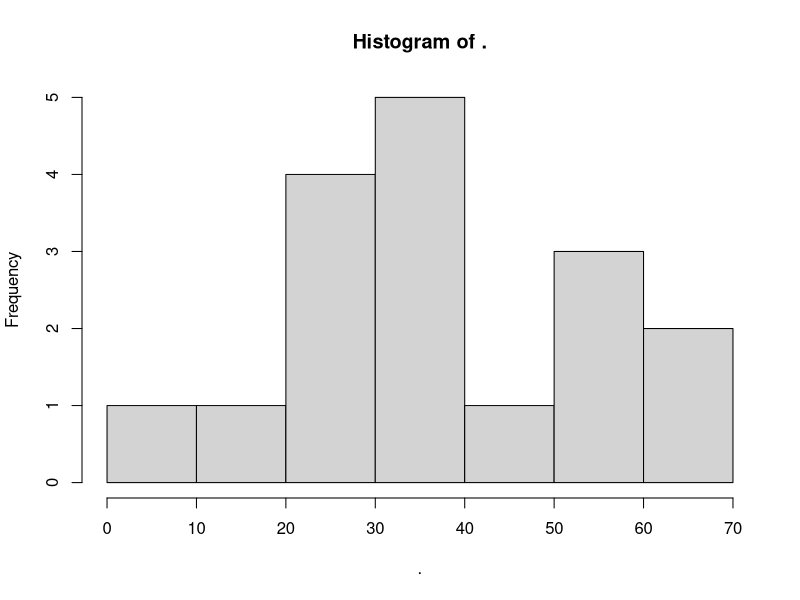
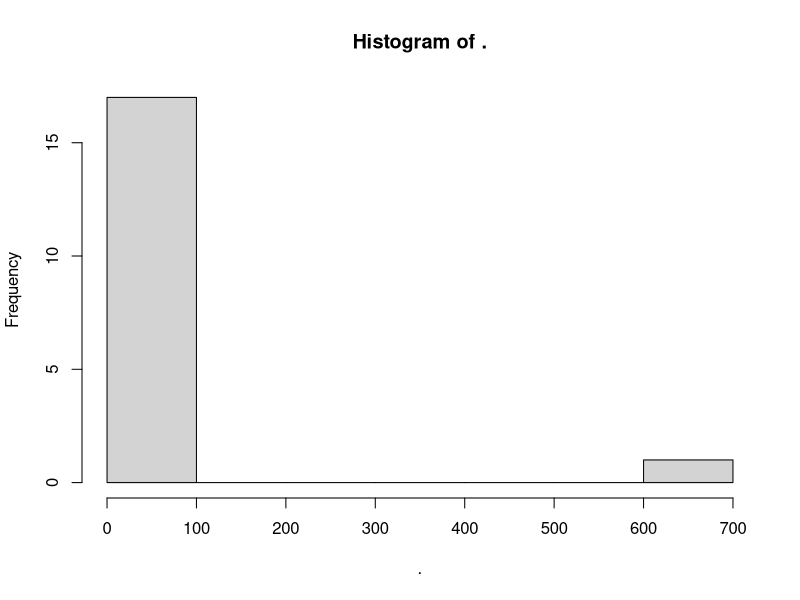
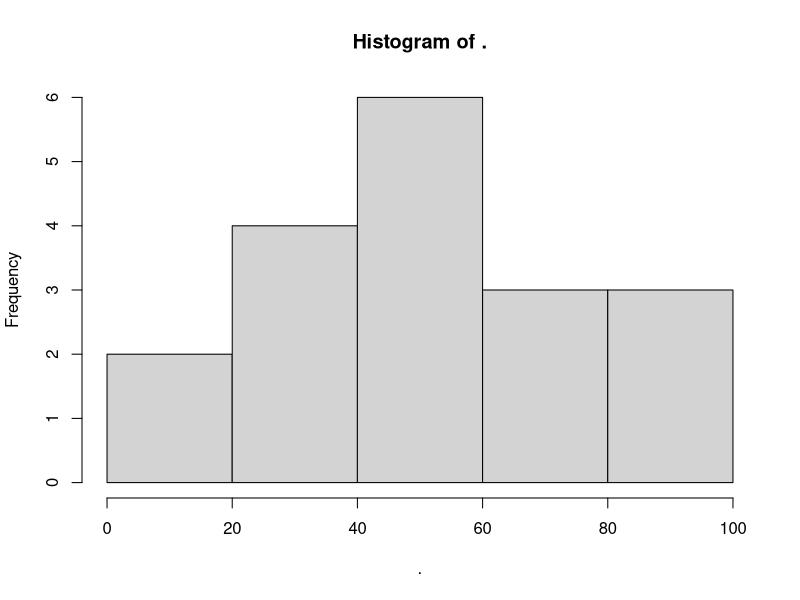
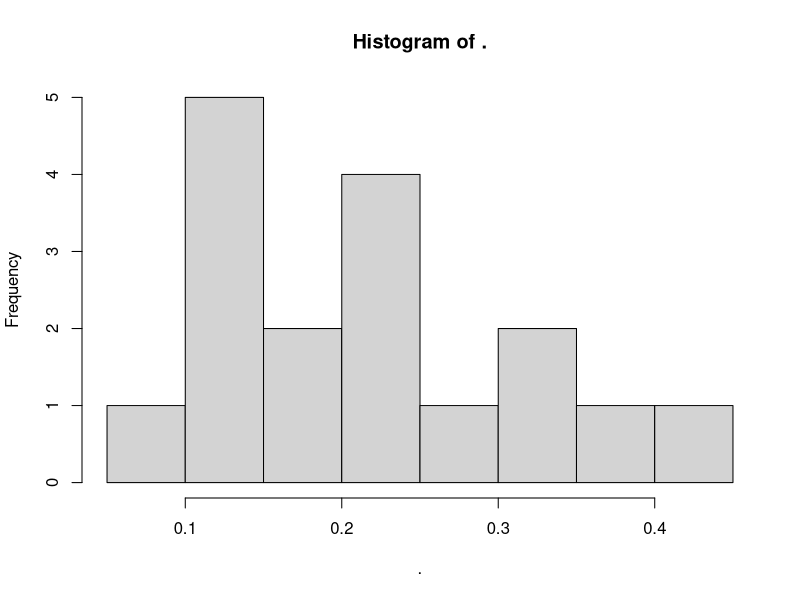

The R script that drew these images, in order:
## ---- chunk 1
library(tidyverse)
## ---- chunk 2
messy_data <- read_csv("../data/messy_data.csv")
## ---- chunk 3
head(messy_data)
summary(messy_data)
## ---- chunk 4
messy_data %>% pull(X)
messy_data <- messy_data %>% select(-X)

## ---- chunk 5
tail(messy_data)
messy_data <- messy_data %>% filter(!is.na(Patient.id))
## ---- chunk 6
messy_data<- messy_data %>% 
  mutate(Patient.id = toupper(messy_data$Patient.id)) %>% 
  mutate(Patient.id =  str_replace_all(messy_data$Patient.id,"tcga", "TCGA")) %>% 
  mutate(Patient.id =  str_replace_all(messy_data$Patient.id,"TCGA ", "TCGA_")) 
## ---- chunk 7
messy_data %>% pull(Gender) %>% table()
messy_data %>% pull(Status) %>% table()
messy_data %>% pull(Censor) %>% table()
messy_data %>% pull(Identifier) %>% table()
messy_data %>% pull(Classification) %>% table()
messy_data %>% pull(Histological.subtype) %>% table()
messy_data %>% pull(MUC1) %>% table()
messy_data %>% pull(TNM) %>% table()

## ---- chunk 8
messy_data<-messy_data %>% select(-Classification)
## ---- chunk 9
messy_data<-messy_data %>% mutate(MUC1=ifelse(MUC1=="???",NA,MUC1)) %>%
    mutate(MUC1=factor(MUC1, levels = c("0", "0bis1", "1", "2", "3")))
## ---- chunk 10

messy_data %>% pull(Survival) %>% summary()
messy_data %>% pull(Survival) %>% hist()

messy_data %>% pull(enzyme.level) %>% summary()
messy_data %>% pull(enzyme.level) %>% hist()

messy_data %>% pull(Age) %>% summary()
messy_data %>% pull(Age) %>% hist()
## ---- chunk 11
messy_data<-messy_data %>% mutate(enzyme.level=ifelse(enzyme.level>600,NA,enzyme.level))
messy_data %>% pull(enzyme.level) %>% hist()
## ---- chunk 12
messy_data<-messy_data %>% mutate(T=as.integer(substr(TNM, 2, 2)),
         N=as.integer(substr(TNM, 4, 4)), 
         M=as.integer(substr(TNM, 6, 6)))

messy_data %>% pull(TNM) %>% table()
messy_data %>% pull(T) %>% table()
messy_data %>% pull(N) %>% table()
messy_data %>% pull(M) %>% table()
## ---- chunk 13

summary(messy_data)
messy_data<-messy_data %>%  
mutate(Date.of.surgery= as.Date(Date.of.surgery, format="%d-%b-%y")) %>%
mutate(Date.of.birth= as.Date(Date.of.birth, format="%d/%m/%Y")) %>%
mutate(Date.of.diagnosis= as.Date(Date.of.diagnosis, format="%d/%m/%Y")) %>%
mutate(Time.of.death= as.Date(Time.of.death, format="%d-%b-%y"))
summary(messy_data)
## ---- chunk 14
messy_data %>% pull(Age) %>% summary()
messy_data %>% pull(Age) %>% table()

messy_data<-messy_data %>% mutate(Age=difftime(Date.of.diagnosis,Date.of.birth, units = "days")) %>% 
  mutate(Age=round(Age/365, digits = 0))

messy_data %>% pull(Age) %>% summary()
messy_data %>% pull(Age) %>% table()

## ---- chunk 15

## ---- chunk 16

## ---- chunk 17

## ---- chunk 18

## ---- chunk 19

## ---- chunk 20

